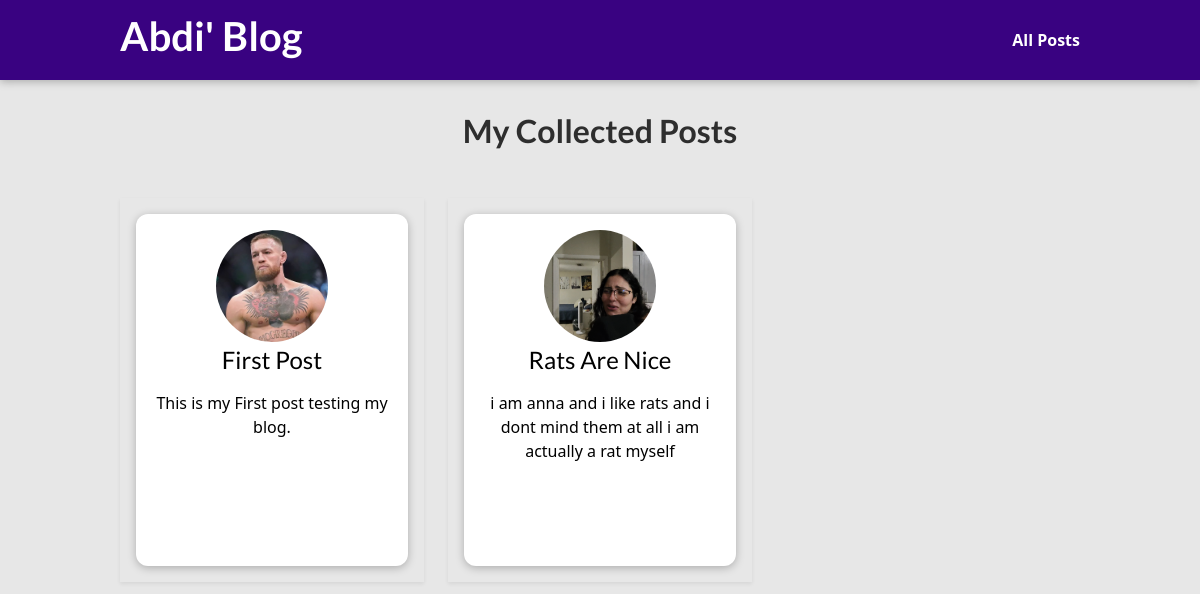
/posts/, run on the app's committed database.
### blog/models.py (models this page shows, shortened)
class Post(models.Model):
    author = models.ForeignKey(
        Author, on_delete=models.SET_NULL, null=True, related_name="posts"
    )
    content = models.TextField(validators=[MinLengthValidator(5)])
    title = models.CharField(max_length=100)
    excerpt = models.CharField(max_length=300)
    date = models.DateField(auto_now=True)
    image = models.ImageField(upload_to="posts", null=True)
    slug = models.SlugField(max_length=100, unique=True)
    tag = models.ManyToManyField(Tag)
    class Meta:
        verbose_name_plural = "Posts"

### blog/views.py (the view)
# urls.py: path("posts/", views.AllPostsView.as_view(), name="posts"),
class AllPostsView(ListView):
    template_name = "blog/posts.html"
    model = Post
    ordering = ["-date"]
    context_object_name = "posts"

### blog/templates/blog/posts.html (shortened to what this page needs)
{% extends "base.html" %}
{% load static %}
{% block css_files %}
<link rel="stylesheet" href="{% static 'blog/post.css' %}">
<link rel="stylesheet" href='{% static "blog/posts.css" %}' />
{% endblock %}
{% block content %}
<section id="all-posts">
    <h2>My Collected Posts</h2>
    <ul>
        {% for post in posts %}
        {% include 'blog/includes/post.html'%}
        {% endfor %}
    </ul>
</section>
{% endblock %}

### blog/templates/blog/includes/post.html (shortened to what this page needs)
<li>
    <article class="post shadow-sm p-3">
        <a href="{% url 'post-detail-page' post.slug %}">
            <img src="{{ post.image.url }}" alt="{{post.title}}" />
            <div class="post__content">
                <h3 class="fs-4 fw-normal"> {{post.title|title|linebreaks}}</h3>
                <p class="fw-light">{{post.content}}</p>
            </div>
        </a>
    </article>
</li>

### static/app.css (style rules this page uses)
* { box-sizing: border-box; }
html { font-family: 'Open Sans', 'Lato', sans-serif; }
body { margin: 0; }
h1, h2, h3 { font-family: 'Lato', sans-serif; font-weight: bold; }

### blog/static/blog/post.css (style rules this page uses)
.post { display: flex; flex-direction: column; align-items: center; text-align: center; }
.post a { text-decoration: none; color: black; transition: all 0.2s ease; padding: 1rem; }
.post img { width: 5rem; height: 5rem; object-fit: cover; border-radius: 50%; }
.post h3 { margin: 0.25rem 0; }

### blog/static/blog/posts.css (style rules this page uses)
body { background-color: #e7e7e7; }
#all-posts { margin: 7rem auto; width: 90%; max-width: 60rem; }
#all-posts h2 { text-align: center; font-size: 2rem; color: #2e2e2e; margin: 3rem 0; }
ul { list-style: none; margin: 0; padding: 0; display: grid; grid-template-columns: repeat(auto-fill, minmax(17rem, 1fr)); gap: 1.5rem; }
.post img { width: 7rem; height: 7rem; }
.post a { height: 22rem; transform-origin: center; box-shadow: 0 2px 8px rgba(0, 0, 0, 0.25); border-radius: 12px; background-color: white; }

### data on the page
Post: image (picture), title "First Post", content "This is my First post testing my blog."
Post: image (picture), title "Rats Are Nice", content "i am anna and i like rats and i dont mind them at all i am actually a rat myself"
